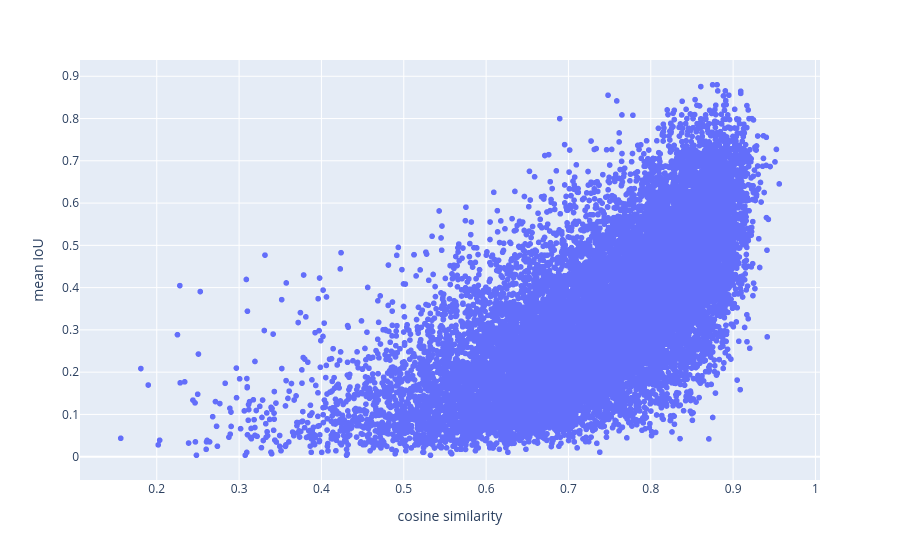

Notebook code for this chart:
### Markdown cell above
Some of the top 20 z-scored candidates seem ok, while others clearly have more complex explanations. The biggest issue with z-score, however, was that many of the values fell outside the -3 to 3 range expected using the metric. The first time I ran the notebook, I had implemented a frequency filter that created a more normal distribution for cosine similarity. Regardless, there was a very large tail on the left side of the data, making cosine the dominant metric for candidates. I ended up excluding cosine from the z-score sum entirely (the column is just for reference). I investigated the distribution of the data to find a better way to score all the words.

### Code cell
import plotly.express as px

common_keys = cos_drift.keys() & iou.keys()

cosine_vs_iou = {
    k: (cos_drift[k], sum(iou[k]) / len(iou[k]))
    for k in common_keys
}

xs, ys = zip(*cosine_vs_iou.values())
keys = list(cosine_vs_iou.keys())

fig = px.scatter(x=xs, y=ys, hover_name=keys,
                 labels={'x': 'cosine similarity', 'y': 'mean IoU'})
fig.show()

### Figure 1 — Plotly figure (JSON) as saved in the notebook; plotly's stock layout.template omitted (floating-point values rounded to 4 significant figures; data arrays with more than 128 entries replaced by an {"elided": "..."} marker saying what was removed)
{"data": [{"hovertemplate": "<b>%{hovertext}</b><br><br>cosine similarity=%{x}<br>mean IoU=%{y}<extra></extra>", "hovertext": {"elided": "17016 str values"}, "legendgroup": "", "marker": {"color": "#636efa", "symbol": "circle"}, "mode": "markers", "name": "", "showlegend": false, "type": "scattergl", "x": {"elided": "17016 float values"}, "xaxis": "x", "y": {"elided": "17016 float values"}, "yaxis": "y"}], "layout": {"legend": {"tracegroupgap": 0}, "margin": {"t": 60}, "xaxis": {"anchor": "y", "domain": [0, 1], "title": {"text": "cosine similarity"}}, "yaxis": {"anchor": "x", "domain": [0, 1], "title": {"text": "mean IoU"}}}}
